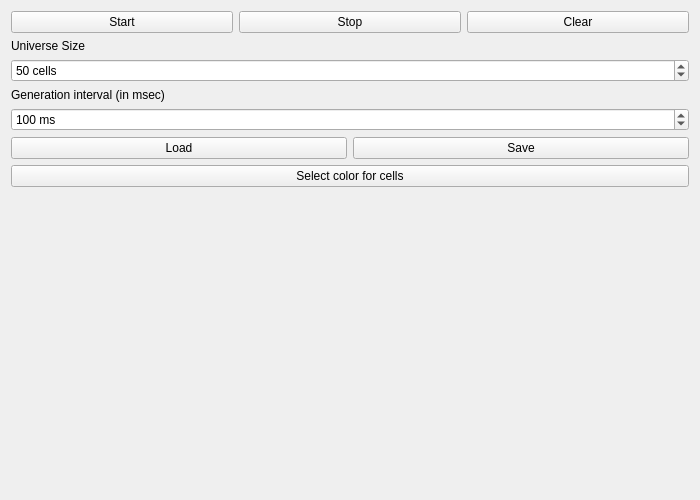
<?xml version="1.0" encoding="UTF-8"?>
<ui version="4.0">
 <class>MainWindow</class>
 <widget class="QMainWindow" name="MainWindow">
  <property name="geometry">
   <rect>
    <x>0</x>
    <y>0</y>
    <width>700</width>
    <height>500</height>
   </rect>
  </property>
  <property name="windowTitle">
   <string>Conway's Game of Life</string>
  </property>
  <widget class="QWidget" name="centralWidget">
   <layout class="QHBoxLayout" name="horizontalLayout">
    <item>
     <layout class="QHBoxLayout" name="mainLayout">
      <item>
       <layout class="QVBoxLayout" name="gameLayout"/>
      </item>
      <item>
       <layout class="QVBoxLayout" name="setLayout">
        <item>
         <layout class="QHBoxLayout" name="controlLayout">
          <item>
           <widget class="QPushButton" name="startButton">
            <property name="text">
             <string>Start</string>
            </property>
           </widget>
          </item>
          <item>
           <widget class="QPushButton" name="stopButton">
            <property name="text">
             <string>Stop</string>
            </property>
           </widget>
          </item>
          <item>
           <widget class="QPushButton" name="clearButton">
            <property name="text">
             <string>Clear</string>
            </property>
           </widget>
          </item>
         </layout>
        </item>
        <item>
         <widget class="QLabel" name="label">
          <property name="text">
           <string>Universe Size</string>
          </property>
         </widget>
        </item>
        <item>
         <widget class="QSpinBox" name="cellsControl">
          <property name="suffix">
           <string> cells</string>
          </property>
          <property name="minimum">
           <number>10</number>
          </property>
          <property name="maximum">
           <number>400</number>
          </property>
          <property name="value">
           <number>50</number>
          </property>
         </widget>
        </item>
        <item>
         <widget class="QLabel" name="label2">
          <property name="text">
           <string>Generation interval (in msec)</string>
          </property>
         </widget>
        </item>
        <item>
         <widget class="QSpinBox" name="iterInterval">
          <property name="suffix">
           <string> ms</string>
          </property>
          <property name="minimum">
           <number>50</number>
          </property>
          <property name="maximum">
           <number>100000</number>
          </property>
          <property name="singleStep">
           <number>10</number>
          </property>
          <property name="value">
           <number>100</number>
          </property>
         </widget>
        </item>
        <item>
         <layout class="QHBoxLayout" name="fileLayout">
          <item>
           <widget class="QPushButton" name="loadButton">
            <property name="text">
             <string>Load</string>
            </property>
           </widget>
          </item>
          <item>
           <widget class="QPushButton" name="saveButton">
            <property name="text">
             <string>Save</string>
            </property>
           </widget>
          </item>
         </layout>
        </item>
        <item>
         <widget class="QPushButton" name="colorButton">
          <property name="cursor">
           <cursorShape>ArrowCursor</cursorShape>
          </property>
          <property name="text">
           <string>Select color for cells</string>
          </property>
         </widget>
        </item>
        <item>
         <spacer name="verticalSpacer">
          <property name="orientation">
           <enum>Qt::Vertical</enum>
          </property>
          <property name="sizeHint" stdset="0">
           <size>
            <width>20</width>
            <height>40</height>
           </size>
          </property>
         </spacer>
        </item>
       </layout>
      </item>
     </layout>
    </item>
   </layout>
  </widget>
 </widget>
 <layoutdefault spacing="6" margin="11"/>
 <resources/>
 <connections/>
</ui>
